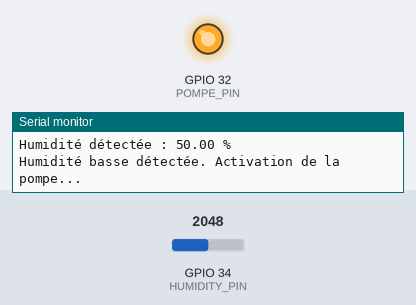
Bench run of a sketch on a simulated ESP32. On the bench: output pins drawn as LEDs (lit = HIGH), the last lines printed to the serial monitor. The inputs (shaded band) are chosen by the test bench; at power-on: GPIO 34 (HUMIDITY_PIN) = 2048. WiFi joins after 1.5 s; servers stay silent unless stated.

Above: at 16.7 s.
16.8 s: GPIO 34 (HUMIDITY_PIN) set to 1228
28.0 s: GPIO 34 (HUMIDITY_PIN) set to 1991
39.2 s: GPIO 34 (HUMIDITY_PIN) set to 2102
At 51.75 s:
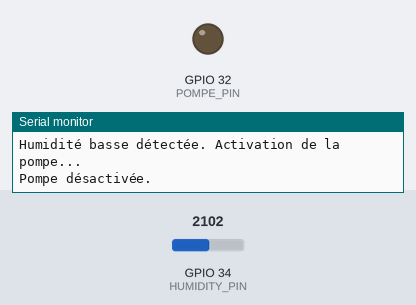
Timing chart, 0 to 52.0 s (numbered marks = the images above; inputs shaded):
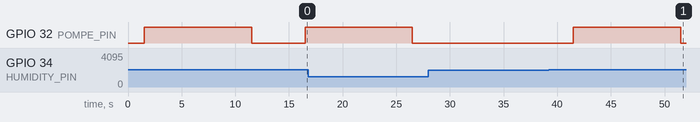

Measured:
- after the input at 39.2 s, GPIO 32 (POMPE_PIN): LOW → HIGH after 2.3 s, → LOW 10.0 s later

The sketch:

esp.ino
```cpp
#include <WiFi.h>
#include <WebServer.h>
#include <ArduinoJson.h>

const char* ssid = "SSID_WIFI"; // Remplacez par le nom de votre réseau Wi-Fi
const char* password = "motdepasse"; // Remplacez par le mot de passe de votre réseau Wi-Fi

#define HUMIDITY_PIN 34
#define POMPE_PIN 32

WebServer server(80);

const float HUMIDITY_THRESHOLD = 50.0;

// Route pour lecture d'humidité
void handleHumidity() {
  int raw = analogRead(HUMIDITY_PIN);
  float humidity = map(raw, 0, 4095, 100, 0);

  StaticJsonDocument<200> json;
  json["humidity"] = humidity;

  String response;
  serializeJson(json, response);
  server.send(200, "application/json", response);
}

// Route pour lancer arrosage manuel
void handleWater() {
  Serial.println("Commande d’arrosage reçue !");
  digitalWrite(POMPE_PIN, HIGH);
  delay(3000);
  digitalWrite(POMPE_PIN, LOW);
  server.send(200, "text/plain", "Arrosage manuel déclenché");
}

// Route pour envoyer une position GPS simulée
void handleLocation() {
  StaticJsonDocument<200> json;
  json["latitude"] = 33.5731;   // Casablanca
  json["longitude"] = -7.5898;

  String response;
  serializeJson(json, response);
  server.send(200, "application/json", response);
}

void setup() {
  Serial.begin(115200);
  pinMode(POMPE_PIN, OUTPUT);
  digitalWrite(POMPE_PIN, LOW);

  WiFi.begin(ssid, password);
  Serial.print("Connexion...");
  while (WiFi.status() != WL_CONNECTED) {
    delay(500);
    Serial.print(".");
  }
  Serial.println("\nConnecté !");
  Serial.print("IP : ");
  Serial.println(WiFi.localIP());

  server.on("/humidity", HTTP_GET, handleHumidity);
  server.on("/water", HTTP_GET, handleWater);
  server.on("/location", HTTP_GET, handleLocation);

  server.begin();
  Serial.println("Serveur lancé !");
}

void loop() {
  server.handleClient();

  int raw = analogRead(HUMIDITY_PIN);
  float humidity = map(raw, 0, 4095, 100, 0);

  Serial.print("Humidité détectée : ");
  Serial.print(humidity);
  Serial.println(" %");

  if (humidity <= HUMIDITY_THRESHOLD) {
    Serial.println("Humidité basse détectée. Activation de la pompe...");
    digitalWrite(POMPE_PIN, HIGH);
    delay(10000);
    digitalWrite(POMPE_PIN, LOW);
    Serial.println("Pompe désactivée.");
  }

  delay(5000);
}
```
